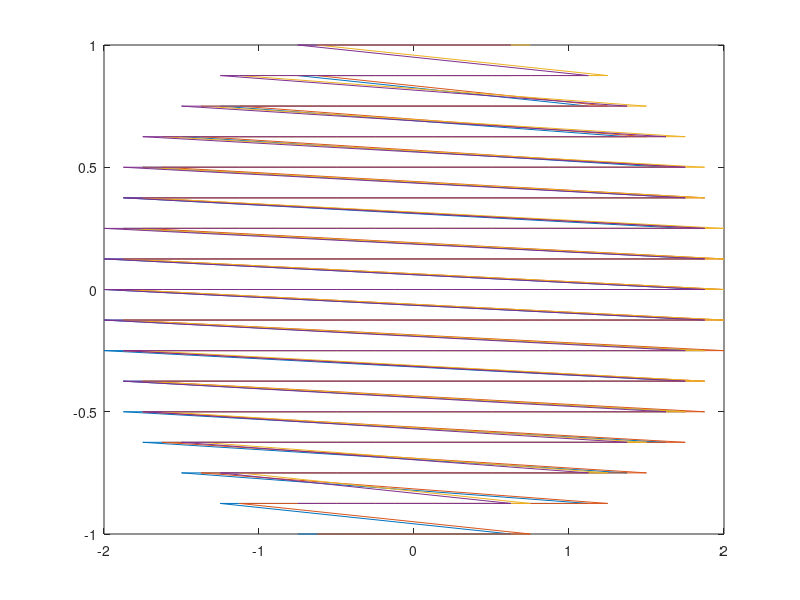
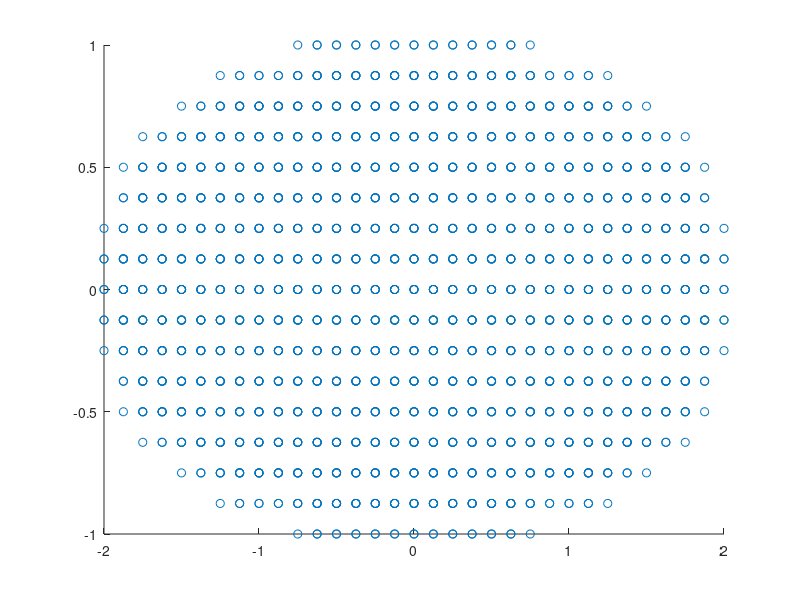

Here is the MATLAB script that generated these plots, in order:
clear
clc
NELM=416;

%% MESH AND CONNECTIVITY MATRIX
h=1/8;

%elem=[1,12 ; 13,32 ; 33,56 ; 57,84 ; 85,114 ; 115,144 ; 145,176 ; 177,208 ; 209,240 ; 241,272 ; 273,302 ; 303,332 ; 333,360 ; 361,384 ; 385,404 ; 405,416 ];

XG=zeros(NELM,4); 
YG=zeros(NELM,4);
Connec=zeros(NELM,4);
for n=1:NELM     %FIX THE CONNECTIVITY ARRAY YOU DIDNT CHANGE AFTER PASTING 
 1;   if n<=12
        Connec(n,1)=n;Connec(n,2)=n+1;Connec(n,3)=18+n;Connec(n,4)=17+n;        
        XG(n,1)=-7*h+n*h;XG(n,2)=-6*h+n*h;XG(n,3)=-6*h+n*h;XG(n,4)=-7*h+n*h; 
        YG(n,1)=-8*h;YG(n,2)=-8*h;YG(n,3)=-7*h;YG(n,4)=-7*h;
 2;   elseif n<=32
        Connec(n,1)=n+1;Connec(n,2)=n+2;Connec(n,3)=25+n;Connec(n,4)=24+n;
        XG(n,1)=-11*h+(n-12)*h;XG(n,2)=-10*h+(n-12)*h;XG(n,3)=-10*h+(n-12)*h;XG(n,4)=-11*h+(n-12)*h;
        YG(n,1)=-7*h;YG(n,2)=-7*h;YG(n,3)=-6*h;YG(n,4)=-6*h;
 3;   elseif n<=56
        Connec(n,1)=n+2;Connec(n,2)=n+3;Connec(n,3)=n+30;Connec(n,4)=n+29;
        XG(n,1)=-13*h+(n-32)*h;XG(n,2)=-12*h+(n-32)*h;XG(n,3)=-12*h+(n-32)*h;XG(n,4)=-13*h+(n-32)*h;
        YG(n,1)=-6*h;YG(n,2)=-6*h;YG(n,3)=-5*h;YG(n,4)=-5*h;
 4;   elseif n<=84
        Connec(n,1)=n+3;Connec(n,2)=n+4;Connec(n,3)=n+34;Connec(n,4)=n+33;
        XG(n,1)=-15*h+(n-56)*h;XG(n,2)=-14*h+(n-56)*h;XG(n,3)=-14*h+(n-56)*h;XG(n,4)=-15*h+(n-56)*h;
        YG(n,1)=-5*h;YG(n,2)=-5*h;YG(n,3)=-4*h;YG(n,4)=-4*h;
 5;   elseif n<=114
        Connec(n,1)=n+4;Connec(n,2)=n+5;Connec(n,3)=n+36;Connec(n,4)=n+35;
        XG(n,1)=-16*h+(n-84)*h;XG(n,2)=-15*h+(n-84)*h;XG(n,3)=-15*h+(n-84)*h;XG(n,4)=-16*h+(n-84)*h;
        YG(n,1)=-4*h;YG(n,2)=-4*h;YG(n,3)=-3*h;YG(n,4)=-3*h;
 6;   elseif n<=144
        Connec(n,1)=n+5;Connec(n,2)=n+6;Connec(n,3)=n+38;Connec(n,4)=n+37;
        XG(n,1)=-16*h+(n-114)*h;XG(n,2)=-15*h+(n-114)*h;XG(n,3)=-15*h+(n-114)*h;XG(n,4)=-16*h+(n-114)*h;
        YG(n,1)=-3*h;YG(n,2)=-3*h;YG(n,3)=-2*h;YG(n,4)=-2*h;
 7;   elseif n<=176
        Connec(n,1)=n+6;Connec(n,2)=n+7;Connec(n,3)=n+40;Connec(n,4)=n+39;
        XG(n,1)=-17*h+(n-144)*h;XG(n,2)=-16*h+(n-144)*h;XG(n,3)=-16*h+(n-144)*h;XG(n,4)=-17*h+(n-144)*h;
        YG(n,1)=-2*h;YG(n,2)=-2*h;YG(n,3)=-h;YG(n,4)=-h;
 8;   elseif n<=208
        Connec(n,1)=n+7;Connec(n,2)=n+8;Connec(n,3)=n+41;Connec(n,4)=40+n;
        XG(n,1)=-17*h+(n-176)*h;XG(n,2)=-16*h+(n-176)*h;XG(n,3)=-16*h+(n-176)*h;XG(n,4)=-17*h+(n-176)*h;
        YG(n,1)=-h;YG(n,2)=-h;YG(n,3)=0;YG(n,4)=0;
 9;   elseif n<=240
        Connec(n,1)=n+8;Connec(n,2)=n+9;Connec(n,3)=n+42;Connec(n,4)=n+41;
        XG(n,1)=-17*h+(n-208)*h;XG(n,2)=-16*h+(n-208)*h;XG(n,3)=-16*h+(n-208)*h;XG(n,4)=-17*h+(n-208)*h;
        YG(n,1)=0;YG(n,2)=0;YG(n,3)=h;YG(n,4)=h;
 10;   elseif n<=272
        Connec(n,1)=n+9;Connec(n,2)=n+10;Connec(n,3)=n+43;Connec(n,4)=n+42;
        XG(n,1)=-17*h+(n-240)*h;XG(n,2)=-16*h+(n-240)*h;XG(n,3)=-16*h+(n-240)*h;XG(n,4)=-17*h+(n-240)*h;
        YG(n,1)=h;YG(n,2)=h;YG(n,3)=2*h;YG(n,4)=2*h;
  11;  elseif n<=302
        Connec(n,1)=n+11;Connec(n,2)=n+12;Connec(n,3)=n+44;Connec(n,4)=n+43;
        XG(n,1)=-16*h+(n-272)*h;XG(n,2)=-15*h+(n-272)*h;XG(n,3)=-15*h+(n-272)*h;XG(n,4)=-16*h+(n-272)*h;
        YG(n,1)=2*h;YG(n,2)=2*h;YG(n,3)=3*h;YG(n,4)=3*h;
  12;  elseif n<=332
        Connec(n,1)=n+13;Connec(n,2)=n+14;Connec(n,3)=n+45;Connec(n,4)=n+44;
        XG(n,1)=-16*h+(n-302)*h;XG(n,2)=-15*h+(n-302)*h;XG(n,3)=-15*h+(n-302)*h;XG(n,4)=-16*h+(n-302)*h;
        YG(n,1)=3*h;YG(n,2)=3*h;YG(n,3)=4*h;YG(n,4)=4*h;
  13;    elseif n<=360
        Connec(n,1)=n+15;Connec(n,2)=n+16;Connec(n,3)=n+46;Connec(n,4)=n+45;
        XG(n,1)=-15*h+(n-332)*h;XG(n,2)=-14*h+(n-332)*h;XG(n,3)=-14*h+(n-332)*h;XG(n,4)=-15*h+(n-332)*h;
        YG(n,1)=4*h;YG(n,2)=4*h;YG(n,3)=5*h;YG(n,4)=5*h;
  14;     elseif n<=384
        Connec(n,1)=n+19;Connec(n,2)=n+20;Connec(n,3)=n+47;Connec(n,4)=n+46;
        XG(n,1)=-13*h+(n-360)*h;XG(n,2)=-12*h+(n-360)*h;XG(n,3)=-12*h+(n-360)*h;XG(n,4)=-13*h+(n-360)*h;
        YG(n,1)=5*h;YG(n,2)=5*h;YG(n,3)=6*h;YG(n,4)=6*h;
   15; elseif n<=404
        Connec(n,1)=n+24;Connec(n,2)=n+25;Connec(n,3)=n+48;Connec(n,4)=n+47;
        XG(n,1)=-11*h+(n-384)*h;XG(n,2)=-10*h+(n-384)*h;XG(n,3)=-10*h+(n-384)*h;XG(n,4)=-11*h+(n-384)*h;
        YG(n,1)=6*h;YG(n,2)=6*h;YG(n,3)=7*h;YG(n,4)=7*h;
   16; else 
        Connec(n,1)=n+31;Connec(n,2)=n+32;Connec(n,3)=n+49;Connec(n,4)=n+48;
        XG(n,1)=-7*h+(n-404)*h;XG(n,2)=-6*h+(n-404)*h;XG(n,3)=-6*h+(n-404)*h;XG(n,4)=-7*h+(n-404)*h;
        YG(n,1)=7*h;YG(n,2)=7*h;YG(n,3)=8*h;YG(n,4)=8*h;
    end
end
Connec;

figure
plot(XG,YG)


figure
scatter(XG,YG)



